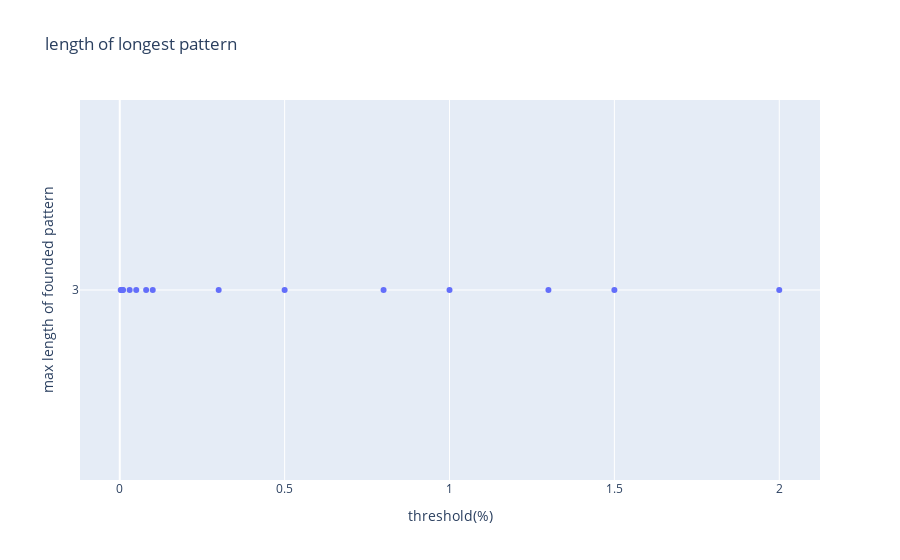

The cell this chart's notebook holds for it:
### Code cell
fig3

### Figure 1 — Plotly figure (JSON) as saved in the notebook; plotly's stock layout.template omitted (floating-point values rounded to 4 significant figures)
{"data": [{"hovertemplate": "threshold(%)=%{x}<br>max length of founded pattern=%{y}<extra></extra>", "legendgroup": "", "marker": {"color": "#636efa", "symbol": "circle"}, "mode": "markers", "name": "", "orientation": "h", "showlegend": false, "type": "scatter", "x": [0.003, 0.005, 0.008, 0.01, 0.03, 0.05, 0.08, 0.1, 0.3, 0.5, 0.8, 1, 1.3, 1.5, 2], "xaxis": "x", "y": ["3", "3", "3", "3", "3", "3", "3", "3", "3", "3", "3", "3", "3", "3", "3"], "yaxis": "y"}], "layout": {"legend": {"tracegroupgap": 0}, "title": {"text": "length of longest pattern"}, "xaxis": {"anchor": "y", "domain": [0, 1], "title": {"text": "threshold(%)"}}, "yaxis": {"anchor": "x", "domain": [0, 1], "title": {"text": "max length of founded pattern"}}}}
